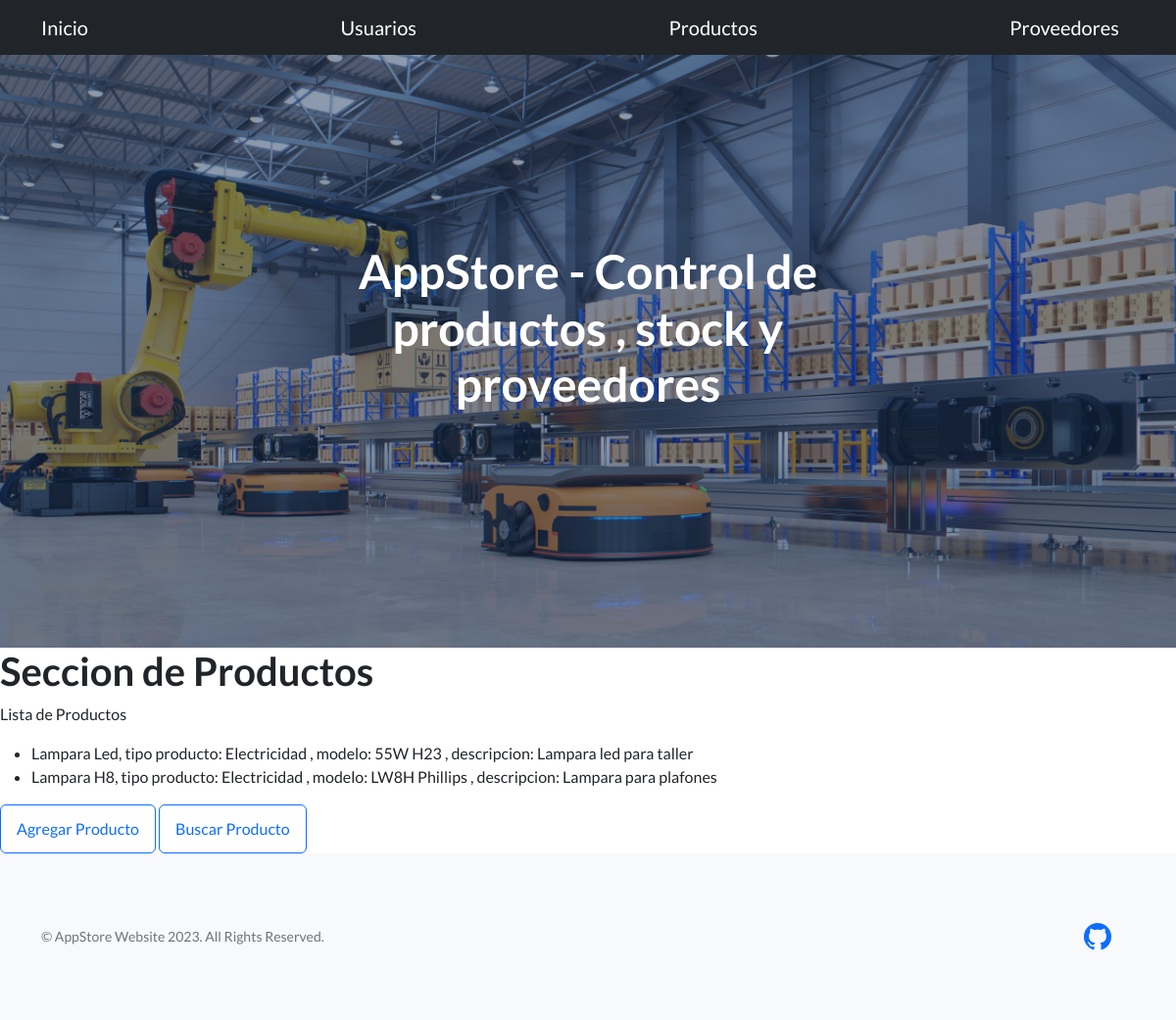
Screenshot of /app-store/productos/ with the database file from the repository.
### AppStore/models.py (models this page shows)
class Producto(models.Model):
    nombre = models.CharField(max_length=30)
    tipo= models.CharField(max_length=30)
    modelo = models.CharField(max_length=30)
    descripcion= models.CharField(max_length=30)
    def __str__(self) -> str:
        return f'{self.nombre}, tipo producto: {self.tipo} , modelo: {self.modelo} , descripcion: {self.descripcion}'

### AppStore/views.py (the view)
# urls.py: path('productos/', productos, name='Productos'),
def productos(req):
    lista = Producto.objects.all()
    return render(req,"productos.html" , {"productos": lista})

### AppStore/templates/productos.html
{% extends 'main.html' %}
{% block bloqueMutable %}
            <h1>Seccion de Productos</h1>
            <p>
                Lista de Productos
            </p>
            <ul>
                {% for producto  in productos %}
                    <li>{{producto}}</li>
                {% endfor %}
            </ul>
            <a class="btn btn-outline-primary" href="../producto-formulario" role="button"> Agregar Producto </a>
            <a class="btn btn-outline-primary" href="../busqueda-producto" role="button"> Buscar Producto </a>
{% endblock bloqueMutable %}

### rows the page displays
Producto: nombre+tipo+modelo "Lampara Led, tipo producto: Electricidad , modelo: 55W H23 , descripcion: Lampara led para taller"
Producto: nombre+tipo+modelo "Lampara H8, tipo producto: Electricidad , modelo: LW8H Phillips , descripcion: Lampara para plafones"
